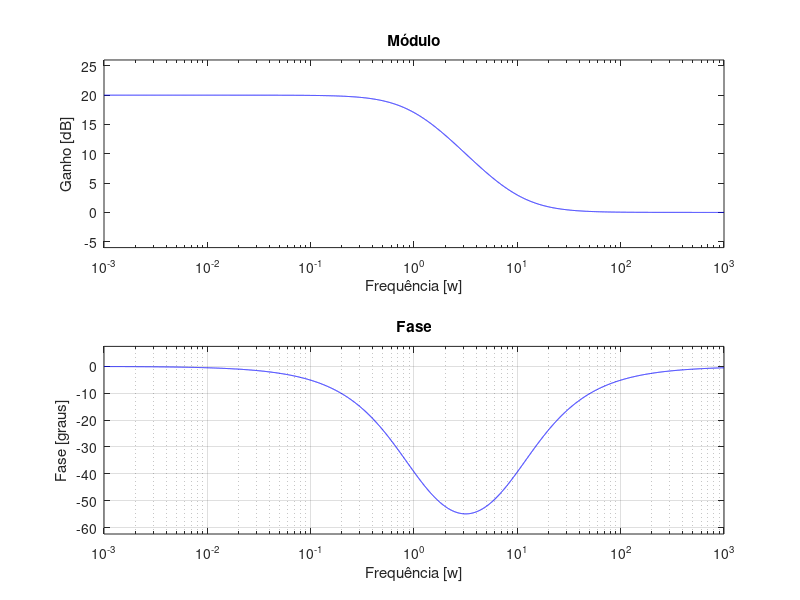

Reproduce this figure in MATLAB. (Note: this script raises an error after producing the figure.)
function mybode(num, den, iXmin , iXmax )
close all
ag  =  5 ; % ajuste de bordas em torno da assintota
af = 10 ;
if nargin == 2
    iXmin = -3 ;
    iXmax = 3 ;
elseif nargin == 0 % condicao de teste
    num = [1 10] ;
    den = [1 1] ;
    iXmin = -3 ;
    iXmax = 3 ;  
end
N = 10000 ;
w = logspace(iXmin , iXmax , N) ;
sys = tf(num , den) ;
[mag,fase] = bode(sys,w) ;
mag = reshape(mag ,[1 N]) ;
fase = reshape(fase ,[1 N]) ;
%% Magnitude dB
ym = 20*log10(mag) ;
subplot(2,1,1),semilogx(w,ym,'b') ; hold on
xlabel('Frequência [w]') ; ylabel('Ganho [dB]'); title('Módulo') ;
MinY = min(ym) - max(abs(ym)) / ag - 2 ;
MaxY = max(ym) + max(abs(ym)) / ag + 2 ;
xlim([10^iXmin   10^iXmax])
ylim([MinY MaxY])
xlim([10^iXmin   10^iXmax])
%% Fase em Graus
yf = fase ;
subplot(2,1,2),semilogx(w,yf,'b') ; hold on
xlabel('Frequência [w]') ; ylabel('Fase [graus]'); title('Fase') ;
MinY = min(yf) - max(abs(yf)) / af - 2 ;
MaxY = max(yf) + max(abs(yf)) / af + 2 ;
xlim([10^iXmin   10^iXmax])
ylim([MinY MaxY])
grid on
%% Chamando Bode Assintotica
bode_as(num, den)
hold off
end